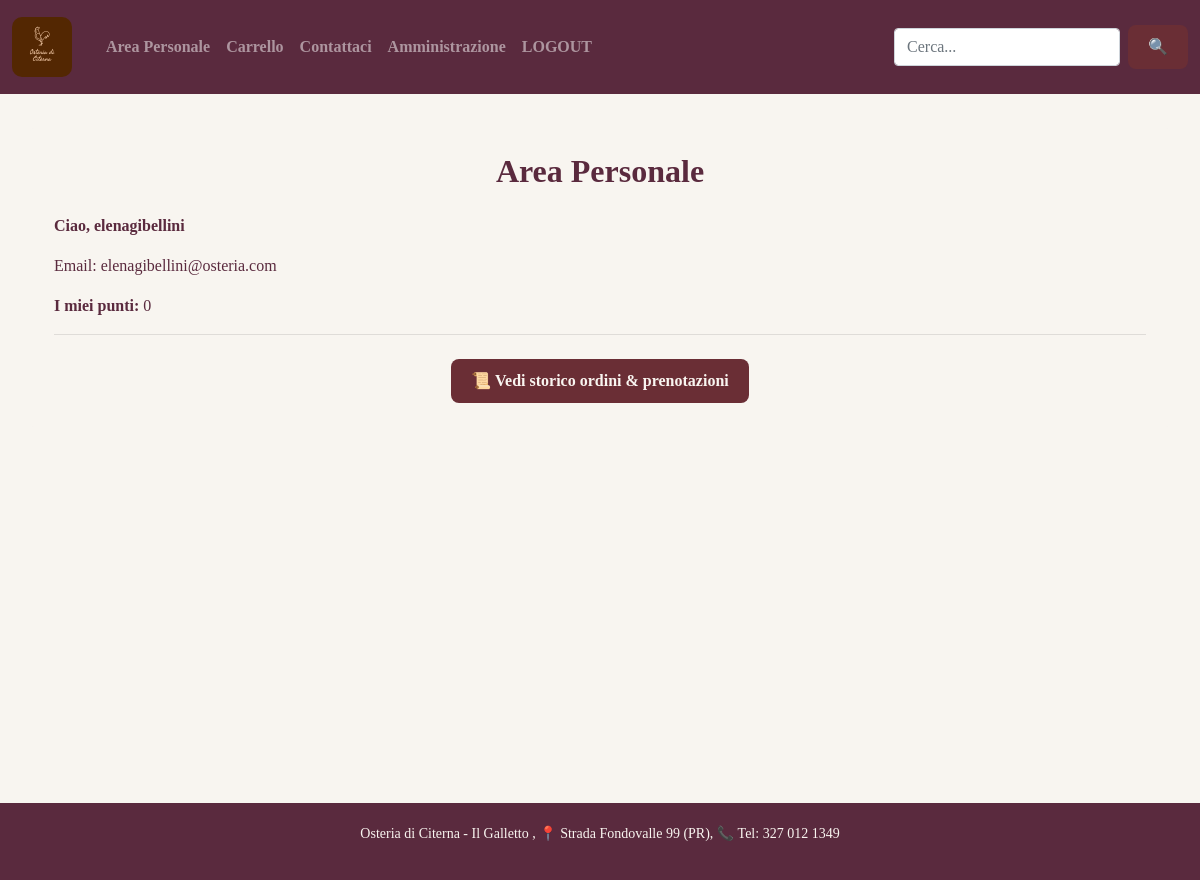
/area_personale/ (signed in), run on an earlier commit of the app's database.
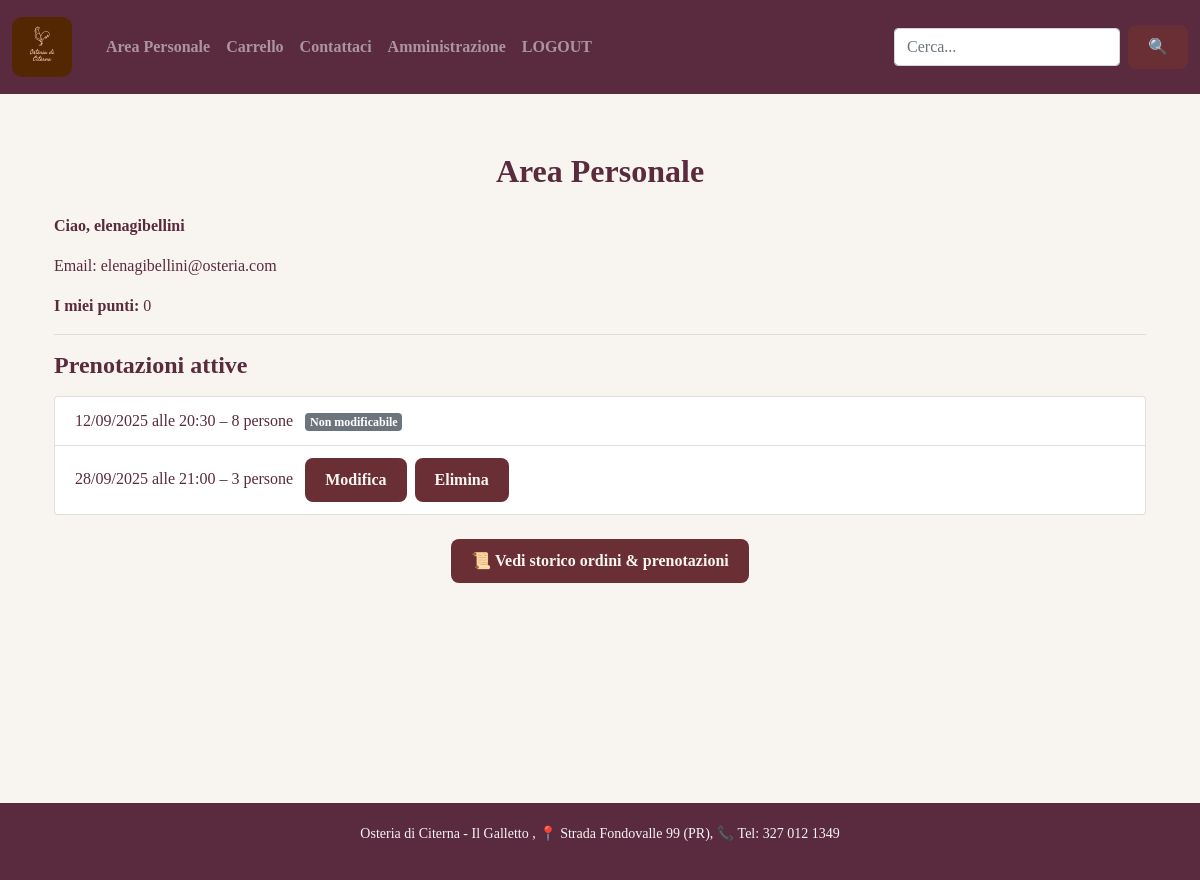
And on a later commit of the database.
### accounts/models.py (models this page shows, shortened)
class Prenotazione(models.Model):
    utente = models.ForeignKey(User, on_delete=models.CASCADE)
    data = models.DateField()
    ora = models.TimeField()
    numero_persone = models.PositiveIntegerField()
    creato_il = models.DateTimeField(auto_now_add=True)
    tavoli_assegnati = models.ManyToManyField(Tavolo, blank=True)

### accounts/views.py (the view)
# urls.py: path('area_personale/', views.area_personale, name='area_personale'),
@login_required
def area_personale(request):
    oggi= date.today()
    utente= request.user
    utente_profile, _ = Utente.objects.get_or_create(user=utente)
    email=utente.email
    punti= utente.utente.saldo_punti
    prenotazioni_attive = Prenotazione.objects.filter(
        utente=request.user,
        data__gte=oggi
    ).order_by('data', 'ora')
    prenotazioni_passate = Prenotazione.objects.filter(
        utente=request.user,
        data__lt=oggi
    ).order_by('-data', '-ora')
    prenotazioni_attive_mod = []
    for p in prenotazioni_attive:
        modificabile = (p.data - oggi) >= timedelta(days=4)
        prenotazioni_attive_mod.append({
            'obj': p,
            'modificabile': modificabile,
        })
    return render(request, 'accounts/area_personale.html', {
        'username': utente.username,
        'email': email,
        'punti': punti,
        'prenotazioni_attive_mod': prenotazioni_attive_mod,
        'prenotazioni_attive': prenotazioni_attive,
        'prenotazioni_passate': prenotazioni_passate,
    })

### accounts/templates/accounts/area_personale.html (shortened to what this page needs)
{% extends 'accounts/main.html' %}
{% load static %}
{% block content %}
<div class="container mt-5 p-4 rounded" style="background-color: #f8f5f0;">
    <h2 class="text-center mb-4" style="color: #5a2a3e;">Area Personale</h2>
    <p><strong>Ciao, {{ username }}</strong></p>
    <p>Email: {{ email }}</p>
    <p><strong>I miei punti:</strong> {{ punti }}</p>
    <hr>
    {% if prenotazioni_attive %}
        <h4>Prenotazioni attive</h4>
        <ul class="list-group mb-4">
        {% for pren in prenotazioni_attive_mod %}
            {% with p=pren.obj %}
            <li class="list-group-item">
                {{ p.data|date:"d/m/Y" }} alle {{ p.ora|time:"H:i" }} – {{ p.numero_persone }} persone
                {% if pren.modificabile %}
                    <a href="{% url 'modifica_prenotazione' p.id %}" class="btn btn-sm btn-outline-primary ml-2">Modifica</a>
                    <form method="post" action="{% url 'elimina_prenotazione' p.id %}" style="display:inline;">
                        <button type="submit" class="btn btn-sm btn-outline-danger ml-1">Elimina</button>
                    </form>
                {% else %}
                    <span class="badge badge-secondary ml-2">Non modificabile</span>
                {% endif %}
            </li>
            {% endwith %}
        {% endfor %}
        </ul>
    {% endif %}
    <div class="text-center mt-4">
        <a href="{% url 'storico_ordini' %}" class="btn btn-outline-dark">
            📜 Vedi storico ordini & prenotazioni
        </a>
    </div>
</div>
{% endblock %}

What changed in the data, as far as the page shows it:
added Prenotazione: obj.data "12/09/2025", obj.ora "20:30", obj.numero_persone "8", shows "Non modificabile"
added Prenotazione: obj.data "28/09/2025", obj.ora "21:00", obj.numero_persone "3", shows "Modifica"
Also different on the page:
text now shown: "Prenotazioni attive"
